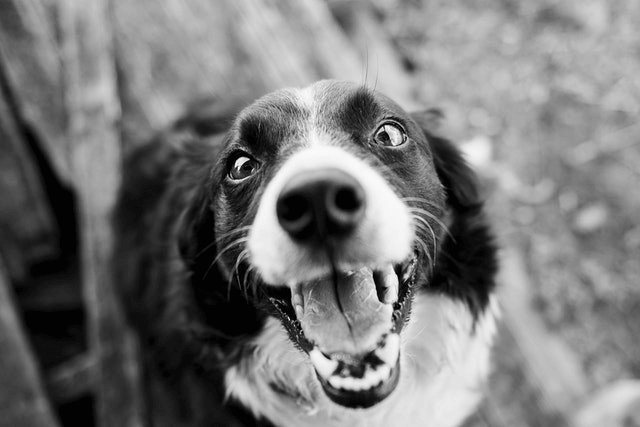
#> input picture dog.png, 640 x 427 px
$ jupyter execute test2.ipynb
#> lines starting #> are read from the running program, lines starting #| are printed output that depends on the picture; long printed decimals are rounded
[cell 1]
import numpy as np
import matplotlib.pyplot as plt
from skimage import io,color
from skimage.transform import resize

[cell 2]
def pca(A,kvalues):
    Amean = np.mean(A,axis=0)
    Acent = A - Amean

    Acov = np.dot(Acent.T,Acent)/(Acent.shape[0]-1)
    ev,eve = np.linalg.eig(Acov)

    si = np.argsort(ev)[::-1]
    ev = ev[si]
    eve = eve[:,si]

    fig,axes = plt.subplots(1,len(kvalues)+1,figsize=(4*(len(kvalues)+1),5))
    axes[0].imshow(A,cmap='gray')
    axes[0].set_title('Original')
    axes[0].axis('Off')

    for i,k in enumerate(kvalues):
        topeve = eve[:,:k]
        proj = np.dot(Acent,topeve)
        recon = np.dot(proj,topeve.T) + Amean
        recon = np.clip(recon,0,255)

        axes[i+1].imshow(recon,cmap='gray')
        axes[i+1].set_title(f'k = {k}')
        axes[i+1].axis('Off')

    plt.tight_layout()
    plt.show()

[cell 3]
img = color.rgb2gray(io.imread('dog.png'))
#> img: shape (427, 640) float64; min 0.00784, max 0.98, mean 0.473
img = resize(img,(128,128),anti_aliasing='True')*255
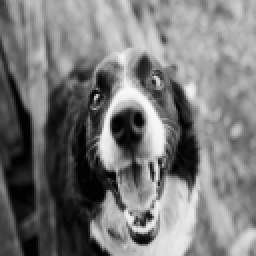
#> img: shape (128, 128) float64 (shown 2 times larger); min 2, max 248.9, mean 120.6
A = img.astype(float)
kvalues = [5,50,100,200]
pca(A,kvalues)
#> in pca, `Amean = np.mean(A,axis=0)`: Amean = 128 values, max 182.6 at index 78, min 56.92 at index 11, mean 120.6
#> in pca, `Acent = A - Amean`:
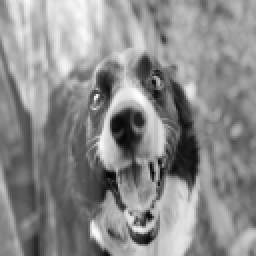
#> Acent: shape (128, 128) float64 (shown 2 times larger); min -154.1, max 127.1, mean 0; drawn with min black and max white
#> in pca, `ev,eve = np.linalg.eig(Acov)`:
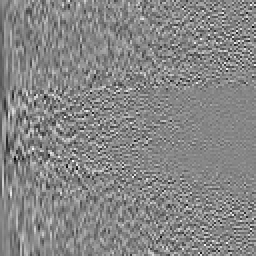
#> eve: shape (128, 128) float64 (shown 2 times larger); min -0.419, max 0.375, mean -0.000501; drawn with min black and max white
#> in pca, `ev,eve = np.linalg.eig(Acov)`: ev = 128 values, max 149595.5 at index 0, min -5.62e-14 at index 123, mean 2929.7
#> in pca, `si = np.argsort(ev)[::-1]`: si = 128 values, max 127 at index 124, min 0 at index 0, mean 63.5
#> in pca, `ev = ev[si]`: ev = 128 values, max 149595.5 at index 0, min -5.62e-14 at index 127, mean 2929.7
#> in pca, `plt.show()`:
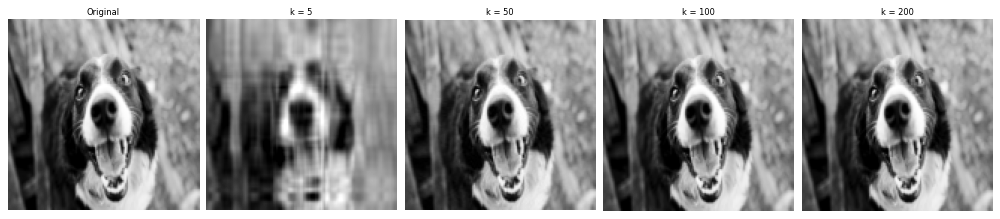
#> figure drawn by matplotlib, 5 panels

[cell 4]
def dualpca(A,kvalues):
    Amean = np.mean(A,axis=0)
    Acent = A - Amean

    Acov = np.dot(Acent,Acent.T)/(Acent.shape[1]-1)
    ev,U = np.linalg.eigh(Acov)

    si = np.argsort(ev)[::-1]
    ev = ev[si]
    U = U[:,si]

    vall = []
    for i in range(len(ev)):
        if ev[i]>1e-10:
            v = np.dot(Acent.T,U[:,i])/np.sqrt(ev[i])
            vall.append(v)
        else:
            vall.append(np.zeros_like(Acent.T[:,0]))
    v = np.array(vall).T

    fig,axes = plt.subplots(1,len(kvalues)+1,figsize=(4*(len(kvalues)+1),5))
    axes[0].imshow(A,cmap='gray')
    axes[0].set_title('Original')
    axes[0].axis('Off')

    for i,k in enumerate(kvalues):
        topeve = v[:,:k]
        proj = np.dot(Acent,topeve)
        recon = np.dot(proj,topeve.T) + Amean
        recon = np.clip(recon,0,255)

        axes[i+1].imshow(recon,cmap='gray')
        axes[i+1].set_title(f'k = {k}')
        axes[i+1].axis('Off')

    plt.tight_layout()
    plt.show()

[cell 5]
imga = color.rgb2gray(io.imread('dog.png'))
imga = resize(imga,(128,128),anti_aliasing='True')*255
An = img.astype(float)
kvalues = [5,50,100,200]
dualpca(An,kvalues)
#> in dualpca, `Acov = np.dot(Acent,Acent.T)/(Acent.shape[1]-1)`:
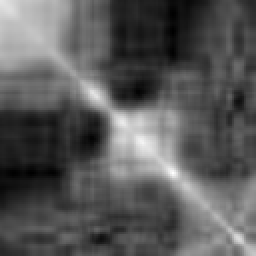
#> Acov: shape (128, 128) float64 (shown 2 times larger); min -2450.9, max 4524.3, mean 0; drawn with min black and max white
#> in dualpca, `ev,U = np.linalg.eigh(Acov)`:
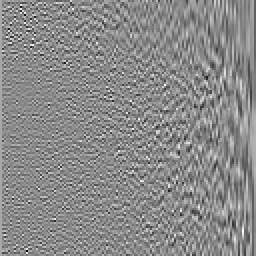
#> U: shape (128, 128) float64 (shown 2 times larger); min -0.422, max 0.357, mean 0.000691; drawn with min black and max white
#> in dualpca, `ev,U = np.linalg.eigh(Acov)`: ev = 128 values from -2.07e-12 to 149595.5
#> in dualpca, `si = np.argsort(ev)[::-1]`: si = 128 values, max 127 at index 0, min 0 at index 127, mean 63.5
#> in dualpca, `ev = ev[si]`: ev = 128 values, max 149595.5 at index 0, min -2.07e-12 at index 127, mean 2929.7
#> in dualpca, `U = U[:,si]`:
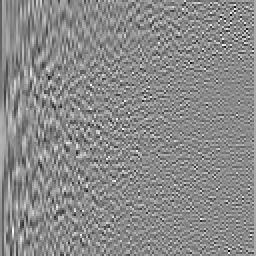
#> U: shape (128, 128) float64 (shown 2 times larger); min -0.422, max 0.357, mean 0.000691; drawn with min black and max white
#> the loop in dualpca, `for i in range(len(ev)):` made 128 passes
#> after the loop in dualpca, `for i in range(len(ev)):`: vall = 128 items
#> the loop in dualpca, `for i,k in enumerate(kvalues):` made 4 passes
#> pass 1, in dualpca, `recon = np.clip(recon,0,255)`:
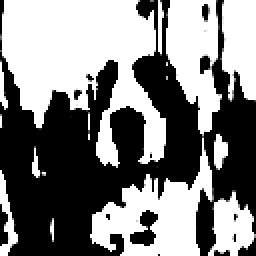
#> recon: shape (128, 128) float64 (shown 2 times larger); min 0, max 255, mean 130
#> after the loop in dualpca, `for i,k in enumerate(kvalues):`:
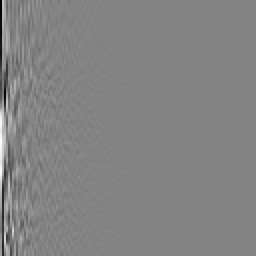
#> proj: shape (128, 128) float64 (shown 2 times larger); min -6628.8, max 6250.5, mean 0; drawn with min black and max white
#> in dualpca, `plt.show()`:
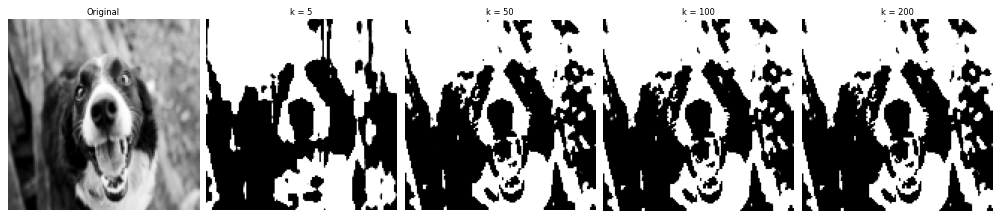
#> figure drawn by matplotlib, 5 panels

[cell 6]
def svd(A):
    ata = np.dot(A.T,A)
    eig,V = np.linalg.eigh(ata)

    si = np.argsort(eig)[::-1]
    eig = eig[si]
    V = V[:,si]

    sv = np.sqrt(np.maximum(eig,0))
    sigma = np.diag(sv)

    U = np.zeros((A.shape[0],len(eig)))
    for i in range(len(eig)):
        if eig[i]>1e-10:
            U[:,i] = np.dot(A,V[:,i])/np.sqrt(eig[i])


    print(U)
    print()

    print(sigma)
    print()

    print(V.T)
    print()

[cell 7]
A = np.array([
    [1, 2],
    [3, 4],
    [5, 6],
    [4,8]
])
#> A = [[1, 2], [3, 4], [5, 6], [4, 8]]

A=A.astype(float)
svd(A)
#> in svd, `ata = np.dot(A.T,A)`: ata = [[51, 76], [76, 120]]
#> in svd, `eig,V = np.linalg.eigh(ata)`: eig = [2.04, 169]; V = [[-0.841, 0.542], [0.542, 0.841]]
#> in svd, `si = np.argsort(eig)[::-1]`: si = [1, 0]
#> in svd, `eig = eig[si]`: eig = [169, 2.04]
#> in svd, `V = V[:,si]`: V = [[0.542, -0.841], [0.841, 0.542]]
#> in svd, `sv = np.sqrt(np.maximum(eig,0))`: sv = [13, 1.43]
#> in svd, `sigma = np.diag(sv)`: sigma = [[13, 0], [0, 1.43]]
#> in svd, `U = np.zeros((A.shape[0],len(eig)))`: U = [[0, 0], [0, 0], [0, 0], [0, 0]]
#> the loop in svd, `for i in range(len(eig)):` made 2 passes
#> after the loop in svd, `for i in range(len(eig)):`: U = [[0.171, 0.17], [0.384, -0.249], [0.596, -0.668], [0.684, 0.68]]
#| [[ 0.171  0.17]
#|  [ 0.3837 -0.2492 ]
#|  [ 0.5964 -0.6683]
#|  [ 0.684  0.6799]]
#| [[12.999  0.        ]
#|  [ 0.          1.427]]
#| [[ 0.5416  0.8406 ]
#|  [-0.8406   0.5416]]
